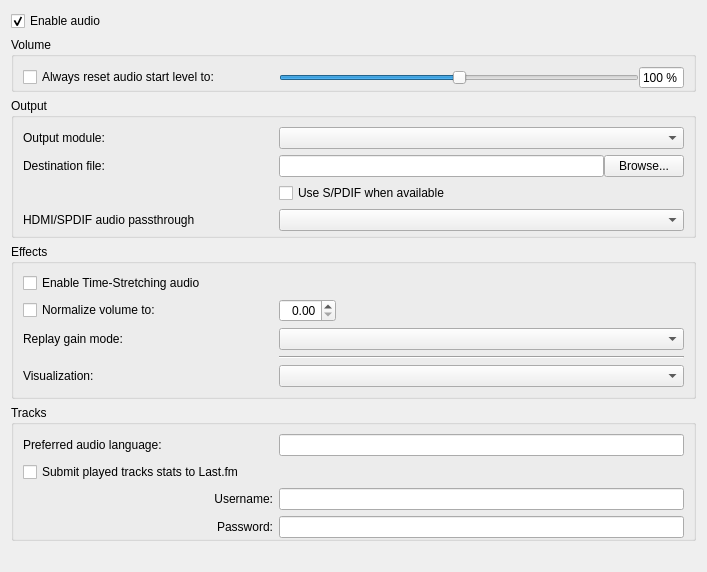
<?xml version="1.0" encoding="UTF-8"?>
<ui version="4.0">
 <author>Jean-Baptiste Kempf</author>
 <class>SPrefsAudio</class>
 <widget class="QWidget" name="SPrefsAudio">
  <property name="geometry">
   <rect>
    <x>0</x>
    <y>0</y>
    <width>707</width>
    <height>572</height>
   </rect>
  </property>
  <property name="sizePolicy">
   <sizepolicy hsizetype="Preferred" vsizetype="Preferred">
    <horstretch>0</horstretch>
    <verstretch>0</verstretch>
   </sizepolicy>
  </property>
  <property name="windowTitle">
   <string>Form</string>
  </property>
  <layout class="QVBoxLayout" name="verticalLayout_2">
   <item>
    <widget class="QCheckBox" name="enableAudio">
     <property name="text">
      <string>Enable audio</string>
     </property>
     <property name="checked">
      <bool>true</bool>
     </property>
    </widget>
   </item>
   <item>
    <widget class="QWidget" name="audioZone" native="true">
     <layout class="QVBoxLayout" name="audioZoneLayout">
      <property name="leftMargin">
       <number>0</number>
      </property>
      <property name="topMargin">
       <number>0</number>
      </property>
      <property name="rightMargin">
       <number>0</number>
      </property>
      <property name="bottomMargin">
       <number>0</number>
      </property>
      <item>
       <widget class="QGroupBox" name="audioBox">
        <property name="title">
         <string>Volume</string>
        </property>
        <layout class="QGridLayout">
         <property name="bottomMargin">
          <number>0</number>
         </property>
         <item row="0" column="2">
          <widget class="QWidget" name="defaultVolume_zone" native="true">
           <layout class="QHBoxLayout" name="horizontalLayout">
            <property name="spacing">
             <number>0</number>
            </property>
            <property name="sizeConstraint">
             <enum>QLayout::SetDefaultConstraint</enum>
            </property>
            <property name="leftMargin">
             <number>0</number>
            </property>
            <property name="topMargin">
             <number>0</number>
            </property>
            <property name="rightMargin">
             <number>0</number>
            </property>
            <property name="bottomMargin">
             <number>0</number>
            </property>
            <item>
             <widget class="QSlider" name="defaultVolume">
              <property name="sizePolicy">
               <sizepolicy hsizetype="MinimumExpanding" vsizetype="Minimum">
                <horstretch>0</horstretch>
                <verstretch>0</verstretch>
               </sizepolicy>
              </property>
              <property name="minimumSize">
               <size>
                <width>140</width>
                <height>0</height>
               </size>
              </property>
              <property name="layoutDirection">
               <enum>Qt::LeftToRight</enum>
              </property>
              <property name="maximum">
               <number>200</number>
              </property>
              <property name="value">
               <number>100</number>
              </property>
              <property name="orientation">
               <enum>Qt::Horizontal</enum>
              </property>
             </widget>
            </item>
            <item>
             <widget class="QSpinBox" name="volumeValue">
              <property name="sizePolicy">
               <sizepolicy hsizetype="Minimum" vsizetype="Fixed">
                <horstretch>0</horstretch>
                <verstretch>0</verstretch>
               </sizepolicy>
              </property>
              <property name="wrapping">
               <bool>false</bool>
              </property>
              <property name="alignment">
               <set>Qt::AlignRight|Qt::AlignTrailing|Qt::AlignVCenter</set>
              </property>
              <property name="readOnly">
               <bool>true</bool>
              </property>
              <property name="buttonSymbols">
               <enum>QAbstractSpinBox::NoButtons</enum>
              </property>
              <property name="suffix">
               <string> %</string>
              </property>
              <property name="maximum">
               <number>200</number>
              </property>
              <property name="value">
               <number>100</number>
              </property>
             </widget>
            </item>
           </layout>
          </widget>
         </item>
         <item row="0" column="0" colspan="2">
          <widget class="QCheckBox" name="resetVolumeCheckbox">
           <property name="minimumSize">
            <size>
             <width>250</width>
             <height>0</height>
            </size>
           </property>
           <property name="text">
            <string>Always reset audio start level to:</string>
           </property>
           <property name="checked">
            <bool>false</bool>
           </property>
          </widget>
         </item>
        </layout>
       </widget>
      </item>
      <item>
       <widget class="QGroupBox" name="outputAudioBox">
        <property name="title">
         <string>Output</string>
        </property>
        <layout class="QGridLayout" name="outputAudioLayout">
         <property name="bottomMargin">
          <number>4</number>
         </property>
         <item row="0" column="0">
          <widget class="QLabel" name="outputLabel">
           <property name="minimumSize">
            <size>
             <width>250</width>
             <height>0</height>
            </size>
           </property>
           <property name="text">
            <string>Output module:</string>
           </property>
           <property name="buddy">
            <cstring>outputModule</cstring>
           </property>
          </widget>
         </item>
         <item row="0" column="1">
          <widget class="QComboBox" name="outputModule">
           <property name="enabled">
            <bool>true</bool>
           </property>
           <property name="sizePolicy">
            <sizepolicy hsizetype="MinimumExpanding" vsizetype="Fixed">
             <horstretch>0</horstretch>
             <verstretch>0</verstretch>
            </sizepolicy>
           </property>
          </widget>
         </item>
         <item row="1" column="0" colspan="2">
          <widget class="QWidget" name="fileControl" native="true">
           <layout class="QHBoxLayout">
            <property name="spacing">
             <number>0</number>
            </property>
            <property name="leftMargin">
             <number>0</number>
            </property>
            <property name="topMargin">
             <number>0</number>
            </property>
            <property name="rightMargin">
             <number>0</number>
            </property>
            <property name="bottomMargin">
             <number>0</number>
            </property>
            <item>
             <widget class="QLabel" name="fileLabel">
              <property name="minimumSize">
               <size>
                <width>256</width>
                <height>0</height>
               </size>
              </property>
              <property name="text">
               <string>Destination file:</string>
              </property>
              <property name="buddy">
               <cstring>fileName</cstring>
              </property>
             </widget>
            </item>
            <item>
             <widget class="QLineEdit" name="fileName"/>
            </item>
            <item>
             <widget class="QPushButton" name="fileBrowseButton">
              <property name="text">
               <string>Browse...</string>
              </property>
             </widget>
            </item>
           </layout>
          </widget>
         </item>
         <item row="3" column="1">
          <widget class="QCheckBox" name="spdifBox">
           <property name="sizePolicy">
            <sizepolicy hsizetype="Minimum" vsizetype="Fixed">
             <horstretch>0</horstretch>
             <verstretch>0</verstretch>
            </sizepolicy>
           </property>
           <property name="text">
            <string>Use S/PDIF when available</string>
           </property>
          </widget>
         </item>
         <item row="4" column="0">
          <widget class="QLabel" name="mmdevicePassthroughLabel">
           <property name="minimumSize">
            <size>
             <width>250</width>
             <height>0</height>
            </size>
           </property>
           <property name="text">
            <string>HDMI/SPDIF audio passthrough</string>
           </property>
           <property name="buddy">
            <cstring>mmdevicePassthroughBox</cstring>
           </property>
          </widget>
         </item>
         <item row="4" column="1">
          <widget class="QComboBox" name="mmdevicePassthroughBox">
           <property name="sizePolicy">
            <sizepolicy hsizetype="MinimumExpanding" vsizetype="Fixed">
             <horstretch>0</horstretch>
             <verstretch>0</verstretch>
            </sizepolicy>
           </property>
          </widget>
         </item>
        </layout>
       </widget>
      </item>
      <item>
       <widget class="QGroupBox" name="groupBox_2">
        <property name="sizePolicy">
         <sizepolicy hsizetype="Preferred" vsizetype="Preferred">
          <horstretch>0</horstretch>
          <verstretch>0</verstretch>
         </sizepolicy>
        </property>
        <property name="title">
         <string>Effects</string>
        </property>
        <property name="checkable">
         <bool>false</bool>
        </property>
        <layout class="QGridLayout" name="gridLayout_2">
         <item row="7" column="0">
          <widget class="QLabel" name="visuLabel">
           <property name="minimumSize">
            <size>
             <width>250</width>
             <height>0</height>
            </size>
           </property>
           <property name="text">
            <string>Visualization:</string>
           </property>
           <property name="buddy">
            <cstring>visualisation</cstring>
           </property>
          </widget>
         </item>
         <item row="7" column="2" colspan="2">
          <widget class="QComboBox" name="visualisation">
           <property name="sizePolicy">
            <sizepolicy hsizetype="Preferred" vsizetype="Fixed">
             <horstretch>0</horstretch>
             <verstretch>0</verstretch>
            </sizepolicy>
           </property>
          </widget>
         </item>
         <item row="0" column="0">
          <widget class="QCheckBox" name="autoscaleBox">
           <property name="text">
            <string>Enable Time-Stretching audio</string>
           </property>
          </widget>
         </item>
         <item row="5" column="0">
          <widget class="QLabel" name="replayLabel">
           <property name="minimumSize">
            <size>
             <width>250</width>
             <height>0</height>
            </size>
           </property>
           <property name="text">
            <string>Replay gain mode:</string>
           </property>
           <property name="alignment">
            <set>Qt::AlignLeading|Qt::AlignLeft|Qt::AlignVCenter</set>
           </property>
           <property name="buddy">
            <cstring>replayCombo</cstring>
           </property>
          </widget>
         </item>
         <item row="5" column="2" colspan="2">
          <widget class="QComboBox" name="replayCombo">
           <property name="sizePolicy">
            <sizepolicy hsizetype="Preferred" vsizetype="Fixed">
             <horstretch>0</horstretch>
             <verstretch>0</verstretch>
            </sizepolicy>
           </property>
          </widget>
         </item>
         <item row="4" column="0">
          <widget class="QCheckBox" name="volNormBox">
           <property name="sizePolicy">
            <sizepolicy hsizetype="Preferred" vsizetype="Fixed">
             <horstretch>0</horstretch>
             <verstretch>0</verstretch>
            </sizepolicy>
           </property>
           <property name="minimumSize">
            <size>
             <width>250</width>
             <height>0</height>
            </size>
           </property>
           <property name="maximumSize">
            <size>
             <width>250</width>
             <height>16777215</height>
            </size>
           </property>
           <property name="text">
            <string>Normalize volume to:</string>
           </property>
          </widget>
         </item>
         <item row="4" column="2">
          <widget class="QDoubleSpinBox" name="volNormSpin">
           <property name="enabled">
            <bool>true</bool>
           </property>
           <property name="alignment">
            <set>Qt::AlignRight</set>
           </property>
          </widget>
         </item>
         <item row="4" column="3">
          <spacer name="horizontalSpacer">
           <property name="orientation">
            <enum>Qt::Horizontal</enum>
           </property>
           <property name="sizeHint" stdset="0">
            <size>
             <width>40</width>
             <height>20</height>
            </size>
           </property>
          </spacer>
         </item>
         <item row="6" column="2" colspan="2">
          <widget class="Line" name="line">
           <property name="orientation">
            <enum>Qt::Horizontal</enum>
           </property>
          </widget>
         </item>
        </layout>
       </widget>
      </item>
      <item>
       <widget class="QGroupBox" name="groupBox_3">
        <property name="title">
         <string>Tracks</string>
        </property>
        <layout class="QGridLayout" name="gridLayout_3">
         <property name="bottomMargin">
          <number>0</number>
         </property>
         <item row="0" column="0">
          <widget class="QLabel" name="langLabel">
           <property name="minimumSize">
            <size>
             <width>250</width>
             <height>0</height>
            </size>
           </property>
           <property name="text">
            <string>Preferred audio language:</string>
           </property>
           <property name="buddy">
            <cstring>preferredAudioLanguage</cstring>
           </property>
          </widget>
         </item>
         <item row="0" column="1">
          <widget class="QLineEdit" name="preferredAudioLanguage"/>
         </item>
         <item row="2" column="0" colspan="2">
          <widget class="QWidget" name="lastfm_zone" native="true">
           <property name="enabled">
            <bool>true</bool>
           </property>
           <layout class="QGridLayout" name="gridLayout_1">
            <property name="leftMargin">
             <number>0</number>
            </property>
            <property name="topMargin">
             <number>0</number>
            </property>
            <property name="rightMargin">
             <number>0</number>
            </property>
            <property name="bottomMargin">
             <number>0</number>
            </property>
            <item row="0" column="1">
             <widget class="QLineEdit" name="lastfm_user_edit">
              <property name="sizePolicy">
               <sizepolicy hsizetype="Preferred" vsizetype="Fixed">
                <horstretch>0</horstretch>
                <verstretch>0</verstretch>
               </sizepolicy>
              </property>
             </widget>
            </item>
            <item row="1" column="1">
             <widget class="QLineEdit" name="lastfm_pass_edit">
              <property name="sizePolicy">
               <sizepolicy hsizetype="Preferred" vsizetype="Fixed">
                <horstretch>0</horstretch>
                <verstretch>0</verstretch>
               </sizepolicy>
              </property>
              <property name="echoMode">
               <enum>QLineEdit::Password</enum>
              </property>
             </widget>
            </item>
            <item row="1" column="0">
             <widget class="QLabel" name="lastfm_pass_label">
              <property name="maximumSize">
               <size>
                <width>250</width>
                <height>16777215</height>
               </size>
              </property>
              <property name="text">
               <string>Password:</string>
              </property>
              <property name="alignment">
               <set>Qt::AlignRight|Qt::AlignTrailing|Qt::AlignVCenter</set>
              </property>
              <property name="buddy">
               <cstring>lastfm_pass_edit</cstring>
              </property>
             </widget>
            </item>
            <item row="0" column="0">
             <widget class="QLabel" name="lastfm_user_label">
              <property name="maximumSize">
               <size>
                <width>250</width>
                <height>16777215</height>
               </size>
              </property>
              <property name="text">
               <string>Username:</string>
              </property>
              <property name="alignment">
               <set>Qt::AlignRight|Qt::AlignTrailing|Qt::AlignVCenter</set>
              </property>
              <property name="buddy">
               <cstring>lastfm_user_edit</cstring>
              </property>
             </widget>
            </item>
           </layout>
          </widget>
         </item>
         <item row="1" column="0" colspan="2">
          <widget class="QCheckBox" name="lastfm">
           <property name="text">
            <string>Submit played tracks stats to Last.fm</string>
           </property>
          </widget>
         </item>
        </layout>
       </widget>
      </item>
     </layout>
    </widget>
   </item>
   <item>
    <spacer name="verticalSpacer">
     <property name="orientation">
      <enum>Qt::Vertical</enum>
     </property>
     <property name="sizeHint" stdset="0">
      <size>
       <width>20</width>
       <height>40</height>
      </size>
     </property>
    </spacer>
   </item>
  </layout>
 </widget>
 <tabstops>
  <tabstop>enableAudio</tabstop>
  <tabstop>resetVolumeCheckbox</tabstop>
  <tabstop>defaultVolume</tabstop>
  <tabstop>volumeValue</tabstop>
  <tabstop>outputModule</tabstop>
  <tabstop>fileName</tabstop>
  <tabstop>fileBrowseButton</tabstop>
  <tabstop>spdifBox</tabstop>
  <tabstop>mmdevicePassthroughBox</tabstop>
  <tabstop>autoscaleBox</tabstop>
  <tabstop>volNormBox</tabstop>
  <tabstop>volNormSpin</tabstop>
  <tabstop>replayCombo</tabstop>
  <tabstop>visualisation</tabstop>
  <tabstop>preferredAudioLanguage</tabstop>
  <tabstop>lastfm</tabstop>
  <tabstop>lastfm_user_edit</tabstop>
  <tabstop>lastfm_pass_edit</tabstop>
 </tabstops>
 <resources/>
 <connections/>
</ui>
